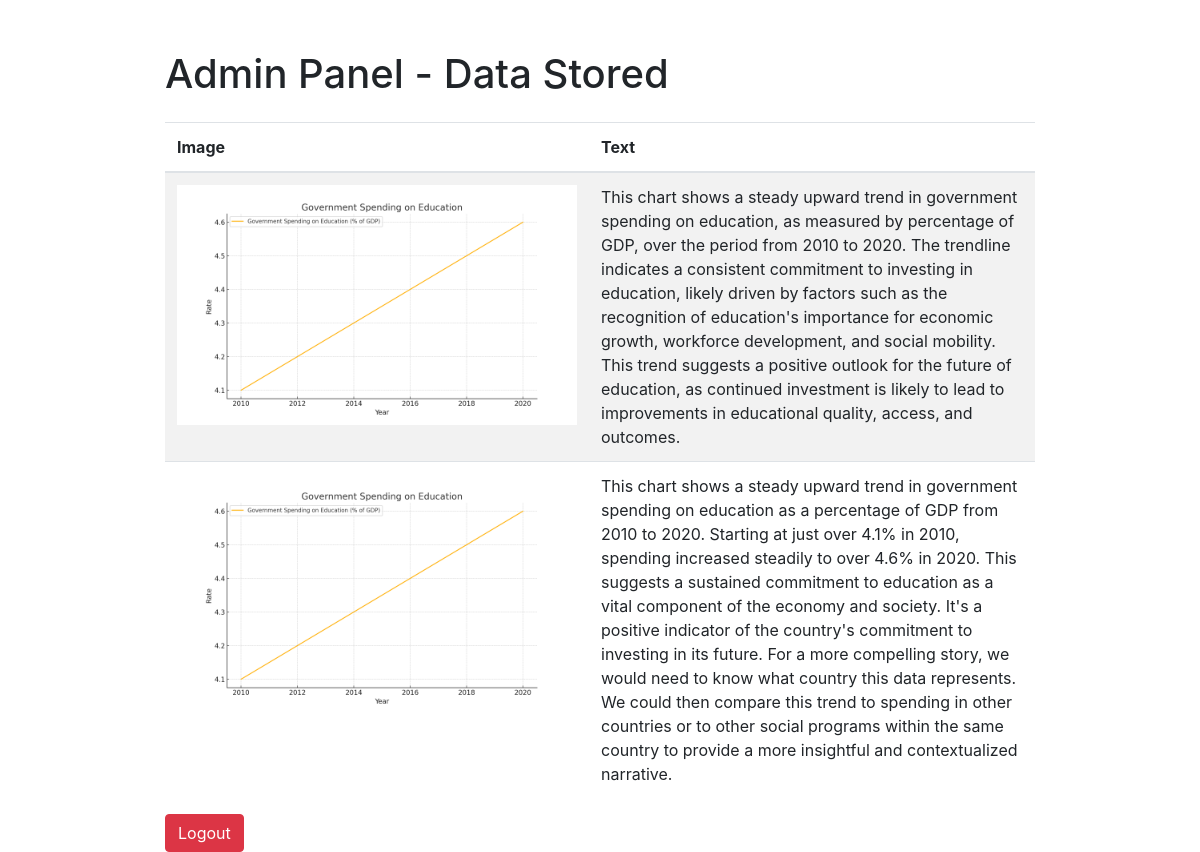
The page /admin (signed in) on the database its author committed.
### main.py (models this page shows)
class UserContent(db.Model):
    id = db.Column(db.Integer, primary_key=True)
    text = db.Column(db.Text, nullable=False)
    image_filename = db.Column(db.String(150), nullable=False)

### main.py (the view)
@app.route('/admin')
def admin():
    if 'user_id' in session:
        contents = UserContent.query.all()
        return render_template('admin.html', contents=contents)
    else:
        return redirect(url_for('login'))

### templates/admin.html (shortened to what this page needs)
<!DOCTYPE html>
<html lang="en">
<head>
  <link rel="stylesheet" href="https://stackpath.bootstrapcdn.com/bootstrap/4.5.2/css/bootstrap.min.css">
</head>
<body>
  <div class="container">
    <h1 class="mb-4">Admin Panel - Data Stored</h1>
    <table class="table table-striped">
      <thead>
        <tr>
          <th>Image</th>
          <th>Text</th>
        </tr>
      </thead>
      <tbody>
        {% for content in contents %}
        <tr>
          <td><img src="{{ url_for('static', filename='uploads/' ~ content.image_filename) }}" alt="Image"></td>
          <td>{{ content.text }}</td>
        </tr>
        {% endfor %}
      </tbody>
    </table>
    <a href="{{ url_for('logout') }}" class="btn btn-danger">Logout</a>
  </div>
</body>
</html>

### templates/admin.html (style rules this page uses)
body { padding-top: 50px; }
.container { max-width: 900px; }
.table img { max-width: 400px; height: auto; }

### rows shown on the page
UserContent: image_filename (picture), text "This chart shows a steady upward trend in government spending on education, as measured by percentage of GDP, over the period from 2010 to 2020. The trendline indicates a consistent commitment to investing in education, likely driven by factors such as the recognition of education's importance for economic growth, workforce development, and social mobility. This trend suggests a positive outlook for the future of education, as continued investment is likely to lead to improvements in educational quality, access, and outcomes."
UserContent: image_filename (picture), text "This chart shows a steady upward trend in government spending on education as a percentage of GDP from 2010 to 2020. Starting at just over 4.1% in 2010, spending increased steadily to over 4.6% in 2020. This suggests a sustained commitment to education as a vital component of the economy and society. It's a positive indicator of the country's commitment to investing in its future. For a more compelling story, we would need to know what country this data represents. We could then compare this trend to spending in other countries or to other social programs within the same country to provide a more insightful and contextualized narrative."
